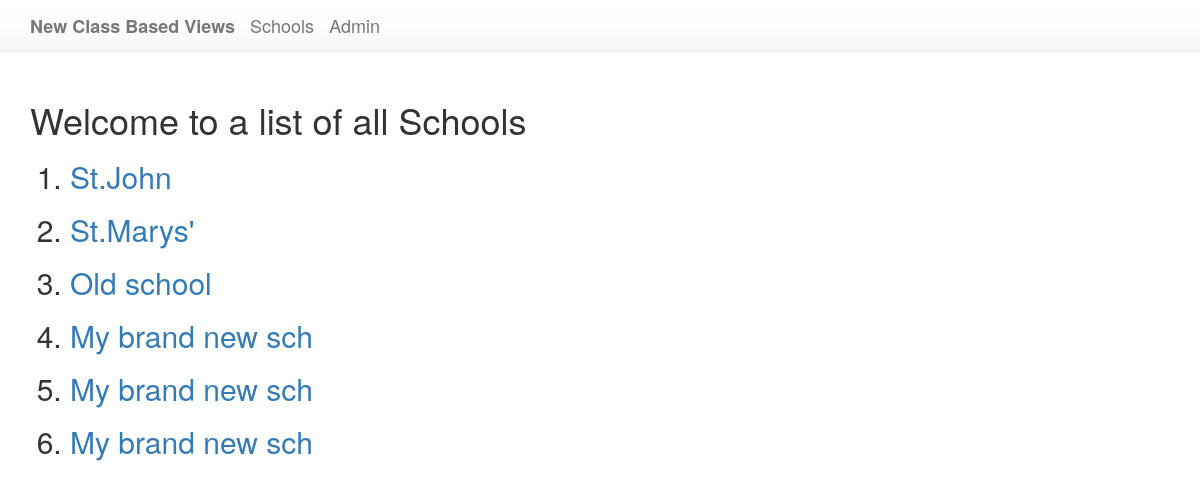
Page /first_app/school/ on the earlier database version.
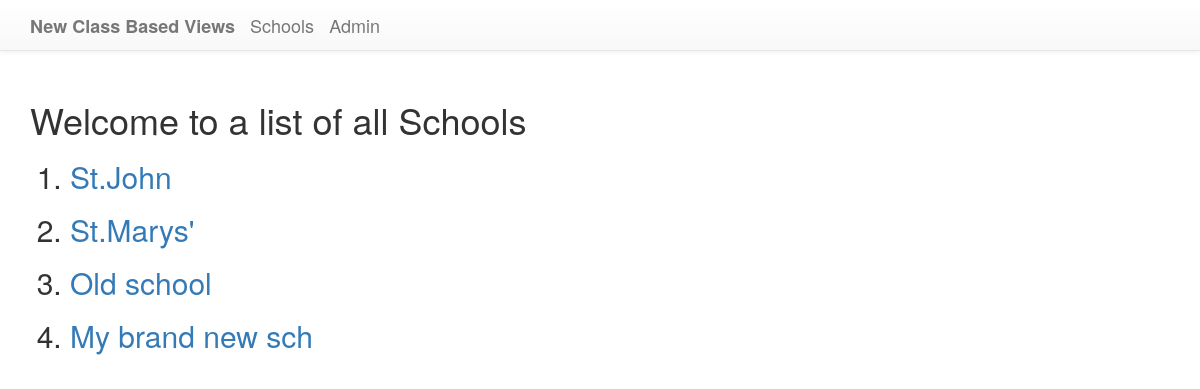
Same page on the later database version.
### first_app/models.py (models this page shows, shortened)
class School(models.Model):
    name = models.CharField(max_length=254)
    principal = models.CharField(max_length=24)
    location = models.CharField(max_length=245)

### first_app/views.py (the view)
class SchoolListView(ListView):
    context_object_name = 'schools' #passing in the context name so it fetches for you all data you need
    model = models.School#telling it the model it deals with
    template_name = 'first_app/schoolList.html'#define the template it has to deal with

### first_app/templates/first_app/schoolList.html
{% extends 'first_app/first_appBase.html' %}
{% block  body_block %}
    <h1>Welcome to a list of all Schools</h1>
    <ol>
        {% for school in schools %}
        <h2>
            <li>
                <a href="{{ school.id }}"> {{ school.name }}</a>
            </li>
        </h2>
        {% endfor %}
    </ol>
{% endblock  %}

Differences in the rows shown:
removed School: name "My brand new sch"
removed School: name "My brand new sch"
